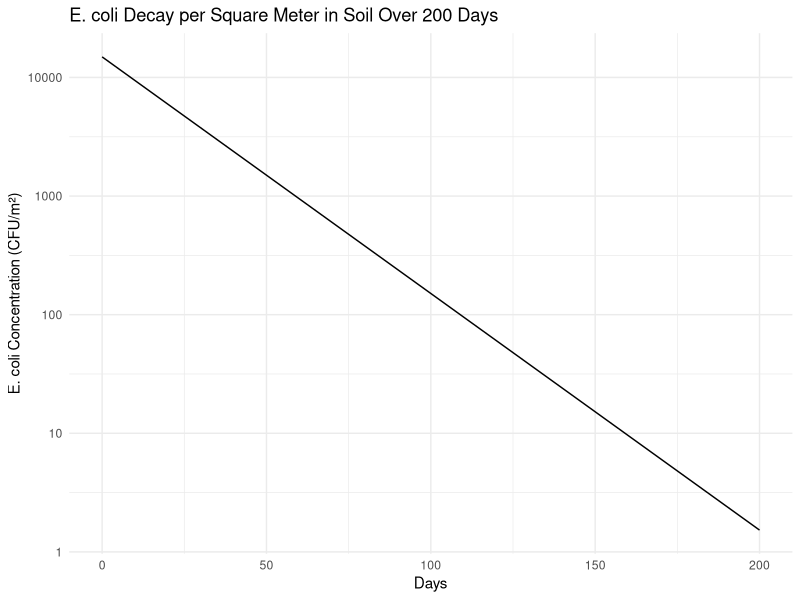

The R source for this figure:
# SOIL MODEL #


library(tidyverse)

# Decay rates from studies (k values)
results <- c(
  0.083117706,  # Habteselassie et al.
  0.074276938,  # Islam et al.
  0.067798339,  # Merchant et al.
  0.063084523,  # Pang et al.
  0.009767825,  # Overbeek M0611H
  0.011912521,  # Overbeek M0611L
  0.011537529   # Sharma et al.
)

# Calculate the mean decay rate from the results
# We could discuss this and find a better way
decay_mean <- mean(results)

# Input parameters from farm module
e_coli_concentration <- 1.6 * 10^4  # CFU/g, mean E. coli concentration in manure
std_dev <- 0.02 * 10^4  # Standard deviation

# Assumed
manure_application_rate <- 2  # kg/m2 - 2 kg per square meter

# Time period (days)
days <- 0:200  # From day 0 to day 200

# Total field area (m²)
field_area <- 4000  # Example field area

# Soil properties
soil_depth_m <- 0.1  # Depth of the topsoil layer where manure is mixed (in meters) - https://www.mdpi.com/2073-4395/14/2/278
soil_bulk_density <- 1.47  # g/cm³ -  https://extension.okstate.edu/fact-sheets/basics-of-soil-bulk-density.html
soil_bulk_density_kg_per_m3 <- soil_bulk_density * 1000  # Convert to kg/m³

# Calculate soil volume and mass per square meter
soil_volume_per_m2 <- soil_depth_m * 1  # Volume of soil per m² (in cubic meters)
soil_mass_per_m2 <- soil_volume_per_m2 * soil_bulk_density_kg_per_m3  # Mass of soil per m² (in kg)

# Calculate total manure applied per square meter (g/m2)
manure_applied_per_m2_grams <- manure_application_rate * 1000  # kg/m² to g/m²

# Simulate random E. coli concentrations per square meter based on mean and std deviation
n_simulations <- 1000  # Number of simulations to run
e_coli_concentrations_per_m2 <- rnorm(n_simulations, e_coli_concentration, std_dev)

# Adjust initial E. coli load based on dilution with soil, per square meter
initial_e_coli_per_m2 <- e_coli_concentrations_per_m2 * manure_applied_per_m2_grams / (soil_mass_per_m2 + manure_applied_per_m2_grams)

# Function to calculate E. coli concentration over time per m² using the mean decay rate
calculate_decay <- function(initial_concentration, decay_rate, days) {
  initial_concentration * exp(-decay_rate * days)
}

# Dataframe to store the decay data over time using the mean decay rate for multiple simulations
decay_data <- tibble(
  simulation = rep(1:n_simulations, each = length(days)),
  day = rep(days, times = n_simulations),
  e_coli_concentration_per_m2 = unlist(lapply(initial_e_coli_per_m2, function(init_conc) calculate_decay(init_conc, decay_mean, days))),
  total_e_coli_on_field = e_coli_concentration_per_m2 * field_area  # Total E. coli on the field
)

# Results decay model
results_summary <- decay_data %>%
  group_by(day) %>%
  summarise(
    mean_e_coli_concentration_per_m2 = mean(e_coli_concentration_per_m2),
    std_e_coli_concentration_per_m2 = sd(e_coli_concentration_per_m2),
    mean_total_e_coli_on_field = mean(total_e_coli_on_field),
    std_total_e_coli_on_field = sd(total_e_coli_on_field)
  )

ggplot(results_summary, aes(x = day, y = mean_e_coli_concentration_per_m2)) +
  geom_line() +
  labs(title = "E. coli Decay per Square Meter in Soil Over 200 Days",
       x = "Days",
       y = "E. coli Concentration (CFU/m²)",
       color = "Study") +
  theme_minimal() +
  scale_y_log10()  # Log scale for CFU concentrations
